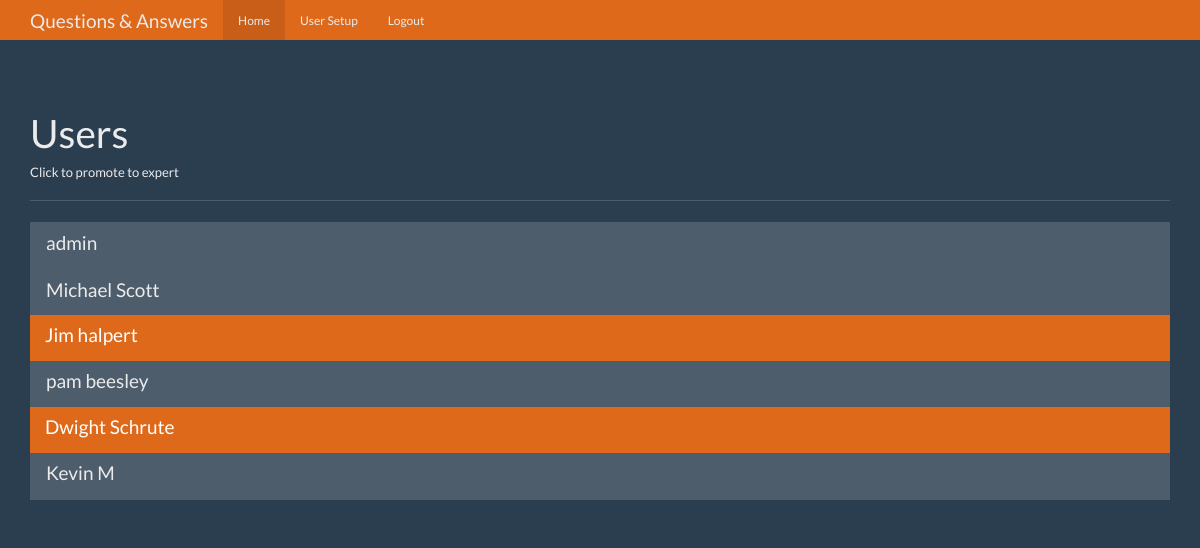
The app's page /users (signed in) with its own data.
### tables this page shows
CREATE TABLE users(id integer primary key autoincrement, name text not null, password text not null, expert boolean not null, admin boolean not null);

### app.py (the view)
@app.route('/users')
def users():
    user = get_current_user()
    if not user:
        return redirect(url_for('login'))
    if user['admin'] == 1:
        users = database.get_all_db_users()
        return render_template('users.html', user=user, users=users)
    return redirect(url_for('index'))

### app.py (called while the page is built)
def get_current_user():
    user = None
    if 'user' in session:
        user = database.get_user_by_name(session['user'])
    return user

### db/database.py (called while the page is built)
def get_all_db_users():
    with DatabaseConnection('questions.db') as connection:
        cursor = connection.cursor()
        cursor.execute(
            'SELECT * FROM users'
        )
        users = [{'id': user[0], 'name': user[1], 'password': user[2], 'expert': user[3], 'admin': user[4],} for user in cursor.fetchall()]
        return users

def get_user_by_name(name):
    with DatabaseConnection('questions.db') as connection:
        cursor = connection.cursor()
        cursor.execute(
            'SELECT * FROM users WHERE name = ?', [name]
        )
        res = cursor.fetchone()
        if res:
            user = {'id':res[0], 'name': res[1], 'password': res[2], 'expert': res[3], 'admin': res[4],}
            return user
        return None

### db/database_connection_cm.py (called while the page is built)
    def __enter__(self):
        self.connection = sqlite3.connect(self.host)
        return self.connection

    def __exit__(self, a, b, c):
        if a or b or c:
            self.connection.close()
        else:
            self.connection.commit()
            self.connection.close()

### templates/users.html (shortened to what this page needs)
{%extends 'base.html'%}
{%from 'show_links.html' import show_links%}
{%block nav%} {{show_links(user)}} {%endblock%}
{%block body%}
<div class="page-header">
  <h1>Users</h1>
  <h6>Click to promote to expert</h6>
</div>
<div class="row">
  <div class="col-lg-12">
    <div class="list-group">
      {% for user in users %}
      <a
        href="{{url_for('promote', user_id=user['id'])}}"
        class="list-group-item {%if user['expert'] == 1%}active{%endif%}"
      >
        <h4 class="list-group-item-heading">{{user['name']}}</h4>
      </a>
      {% endfor %}
    </div>
  </div>
</div>
{%endblock%}
{%from 'show_links.html' import show_links%}

### static/theme.css (style rules this page uses)
body { padding-top: 70px; padding-bottom: 30px; }

### records on screen
users: name "admin"
users: name "Michael Scott"
users: name "Jim halpert"
users: name "pam beesley"
users: name "Dwight Schrute"
users: name "Kevin M"
